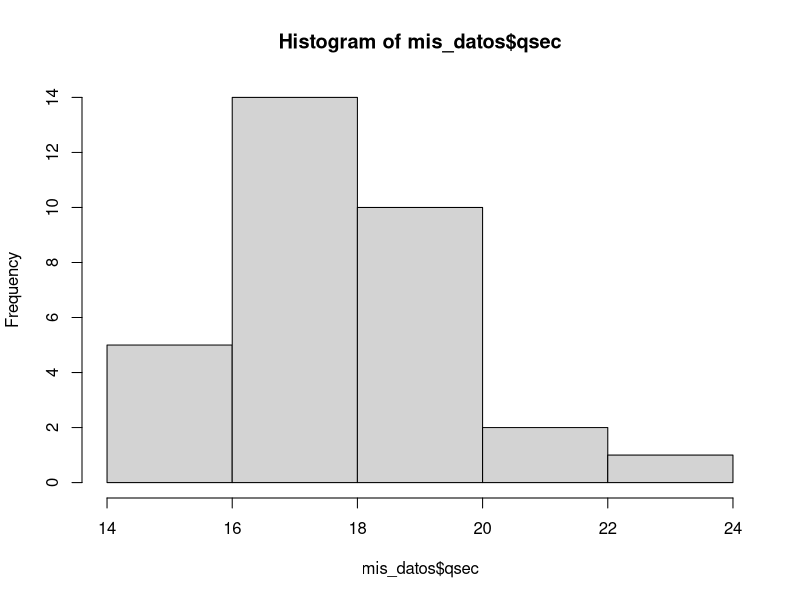
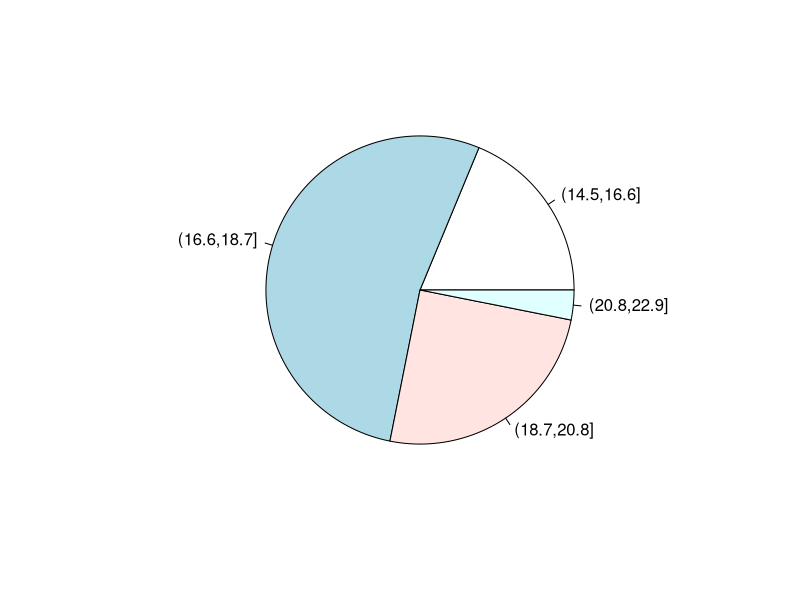
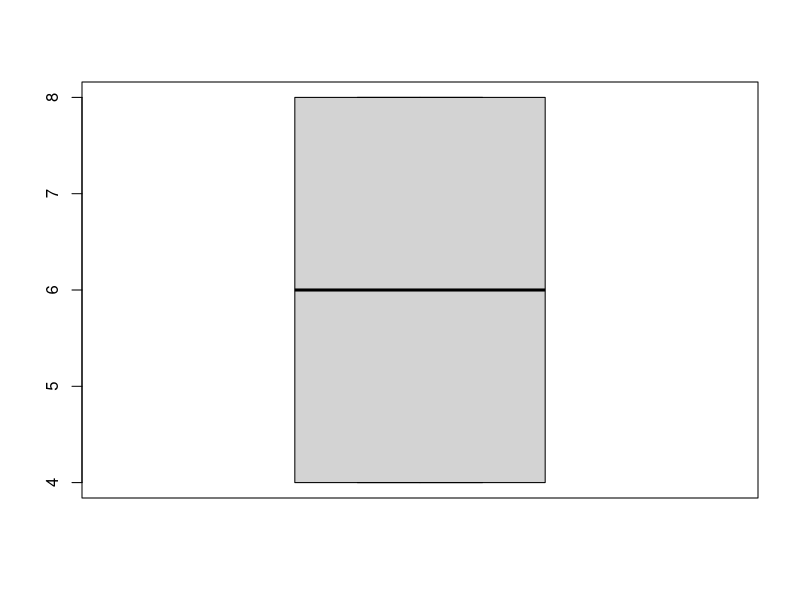

These figures' R source, in order:
#Codigo para problema 1

# para ejecutar la línea ctrl + ENTER

mis_datos <- mtcars # <- es el =

mis_datos[, 1] # quiero ver la columna 1 de esa base de datos
mis_datos$mpg # quiero ver la columna que se llama mpg
sort(mis_datos$qsec) # ordena de menor a mayor la columna qsec

qsec_intervalos <- cut(mis_datos$qsec, breaks = 4)
# en la anterior línea estamos dividiendo en 4 intervalos una recta desde el 
# menor qsec hasta el mayor qsec para que se imprima una lista, en el orden
# en el que aparecen los coches en la base de datos, el qsec de cada 
# coche en qué intervalo de la recta aparece

ni <- table(qsec_intervalos) # vector de frecuencias absolutas 
hist(mis_datos$qsec, breaks = 5) 
# en la anterior línea hacemos un histograma (gráfico de barras) de 
# para variables contínuas

mean(mis_datos$qsec) # para calcular la media de la columna qsec
median(mis_datos$drat) # para calcular la mediana
quantile(mis_datos$drat, 0.25) # para ver el primer cuartil (último número del 
# primer cuarto) 
quantile(mis_datos$drat) # para ver todos los quartiles
quantile(mis_datos$mpg, 0.18) # para cortar la lista al 18%, podemos utilizar
# quantile para cortar la lista al porcentaje que queramos

sum(table(qsec_intervalos)) # sumamos el vector de frecuencias absolutas para 
# saber el número total de datos 
fi <- ni/sum(ni) # vector de frecuencias relativas de cada intervalo
pie(fi) # grafico circular para fraccionarlo de acuerdo a las fi
Ni <- cumsum(ni) # frecuencia absoluta acumulada
Fi <- cumsum(fi) # frecuencia relativa acumulada
cbind(ni, fi, Ni, Fi) # tabla de frecuencias

# HASTA AHORA ERAN MEDIDAS DE CENTRALIDAD, A PARTIR DE AHORA VEREMOS 
# MEDIDAS DE DISPERSIÓN

q0.75 <- quantile(mis_datos$cyl, 0.75)
q0.25 <- quantile(mis_datos$cyl, 0.25)
IQR <- q0.75-q0.25
IQR(mis_datos$cyl) # rango interquartílico, como de ancho es la acumulación de 
# datos entre el primer y el tercer cuartil DISPERSIÓN ALREDEDOR DE LA MEDIANA
boxplot(mis_datos$cyl) # para graficarlo

sd(mis_datos$cyl) # desviación típica, DISPERSIÓN ALREDEDOR DE LA MEDIA
var(mis_datos$qsec) # varianza



